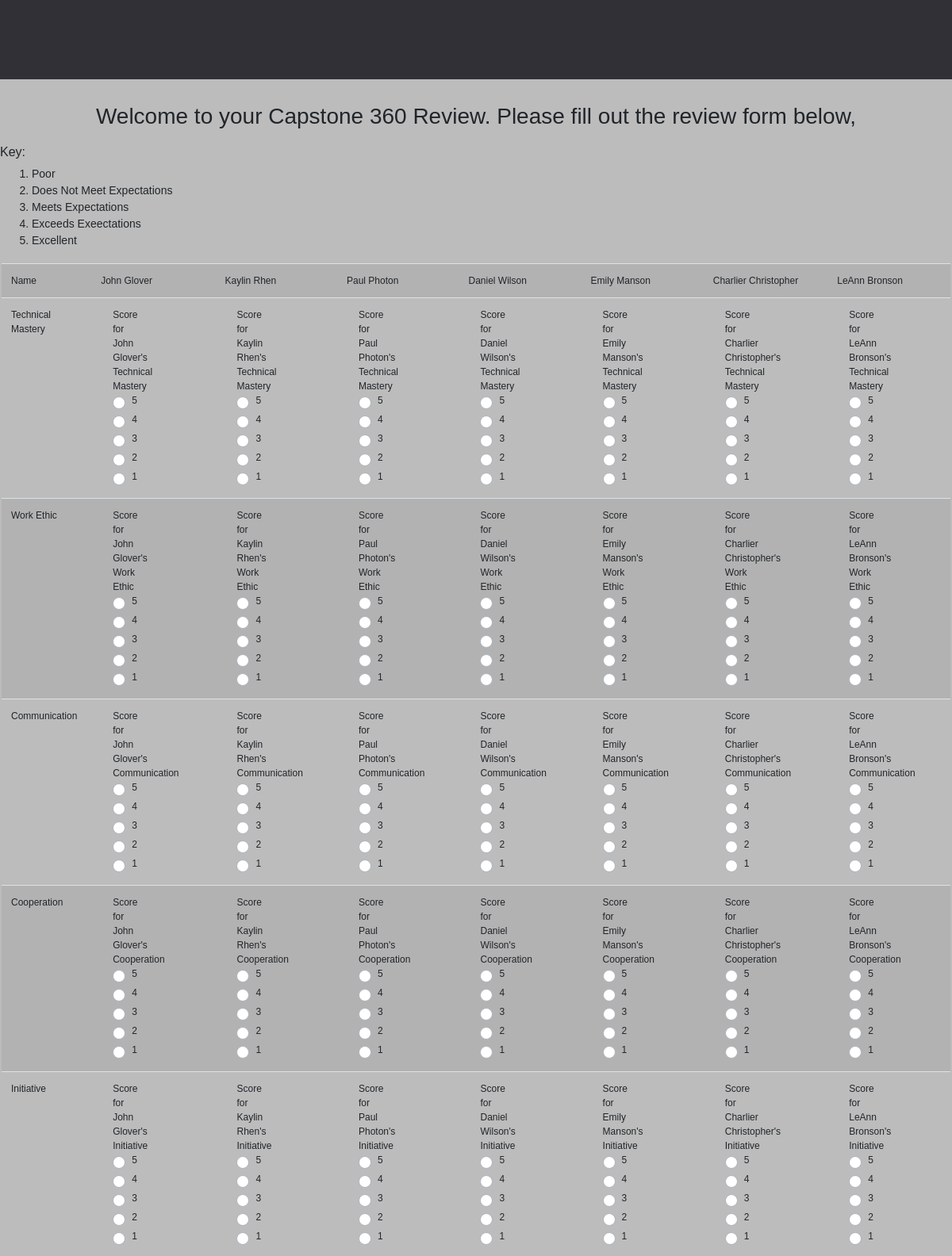
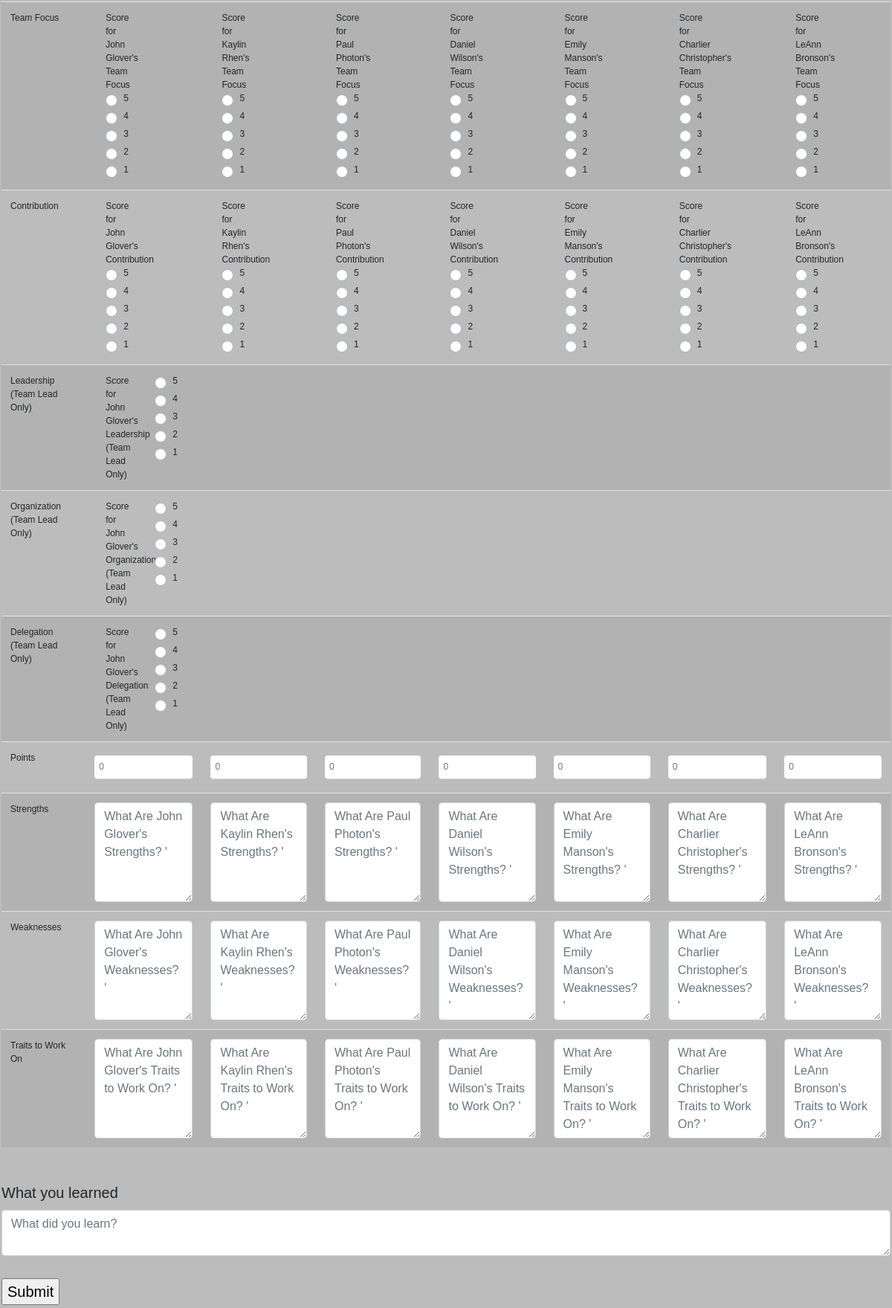
The page /review/ on the database as committed earlier (2 pictures, top to bottom).
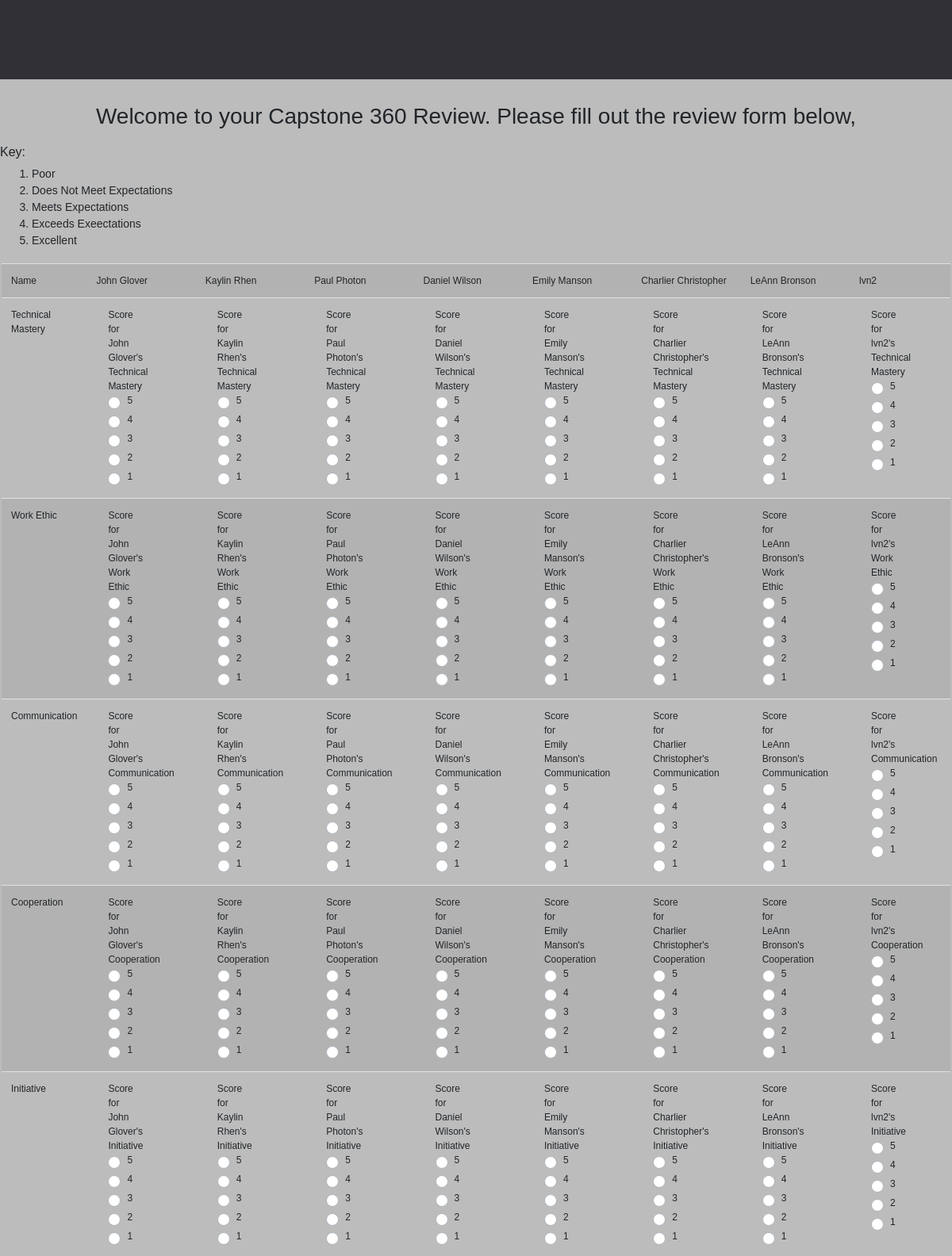
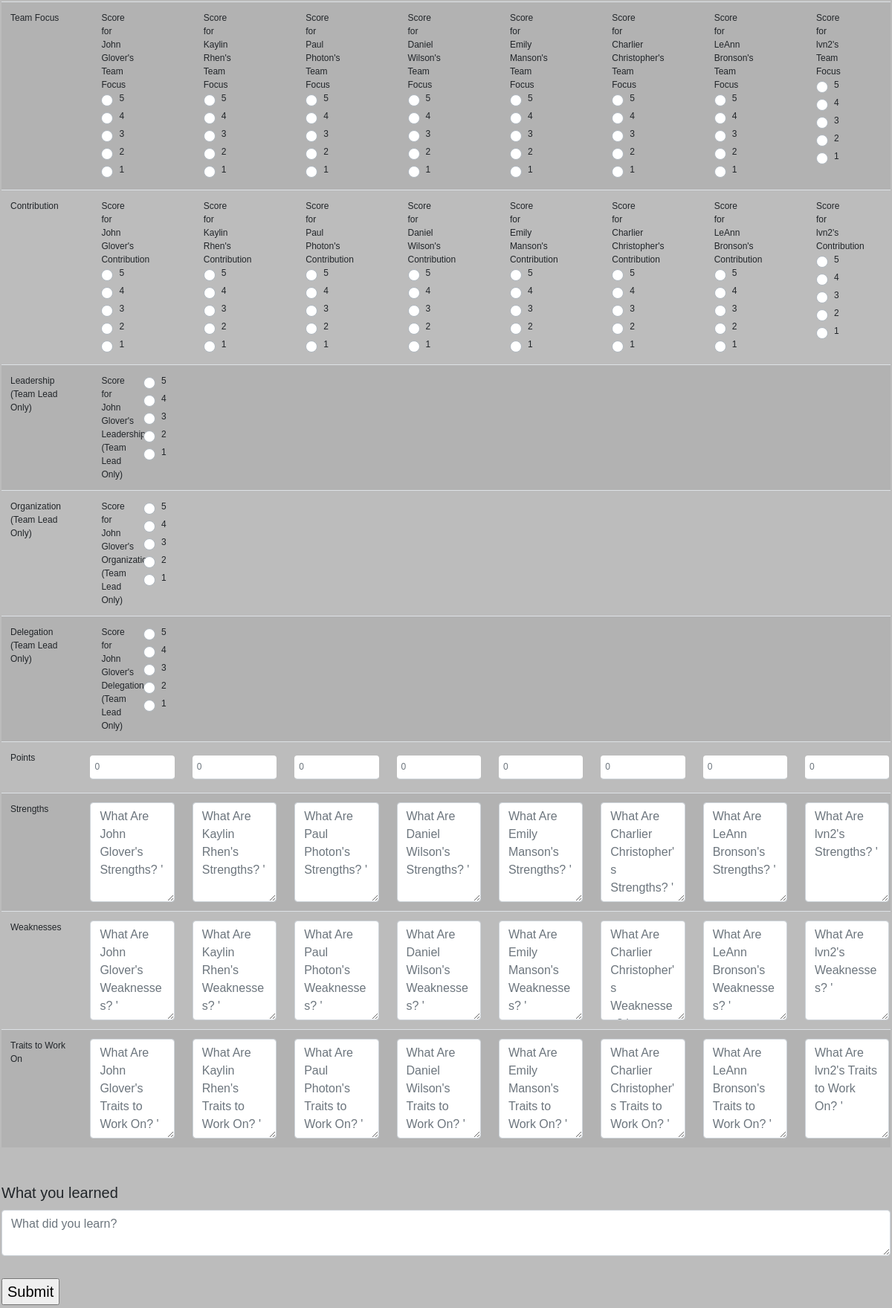
The same page on the database as committed later (2 pictures, top to bottom).
### gbmodel/model_sqlalchemy.py (models this page shows, shortened)
class students(db.Model):
    __table__ = db.Model.metadata.tables['students']

### form.py (the view, shortened to what this page needs)
class review(MethodView):
    human_fields = ['Name',
                    'Technical Mastery',
                    'Work Ethic',
                    'Communication',
                    'Cooperation',
                    'Initiative',
                    'Team Focus',
                    'Contribution',
                    'Leadership (Team Lead Only)',
                    'Organization (Team Lead Only)',
                    'Delegation (Team Lead Only)',
                    'Points',
                    'Strengths',
                    'Weaknesses',
                    'Traits to Work On']
    code_fields = ['name',
                   'tech_mast',
                   'work_ethic',
                   'comm',
                   'coop',
                   'init',
                   'team_focus',
                   'contr',
                   'lead',
                   'org',
                   'dlg',
                   'points',
                   'str',
                   'wkn',
                   'traits']
    def get_id(self):
        sdt_id = "0"
        return sdt_id
    def get_tid(self):
        tid = 0
        try:
            students = gbmodel.students()
            sdt = students.query.filter_by(id=self.get_id()).first()
        except SQLAlchemyError:
            self.display_error('student look up error - tid')
        tid = sdt.tid
        if tid is None:
            self.display_error('No user tid found in database')
        return tid
    def get_state(self):
        try:
            students = gbmodel.students()
            sdt = students.query.filter_by(id=self.get_id()).first()
        except SQLAlchemyError:
            print('Student Look Up Error - Get State')
            return 'Error'
        if sdt is None:
            print('Student Was None in Get State')
            return 'Error'
        return sdt.active
    def confirm_user(self):
        state = self.get_state()
        if state == 'Error':
            return False
        try:
            students = gbmodel.students()
            sdt = students.query.filter_by(id=self.get_id()).first()
        except SQLAlchemyError:
            self.display_error('student look up error when confirming user')
        if sdt is None:
            return False
        done = 0
        if state == 'midterm':
            done = sdt.midterm_done
        elif state == 'final':
            done = sdt.final_done
        else:
            return False
        if done == 1:
            return False
        return True
    def get(self):
        test_user = self.confirm_user()
        if test_user is False:
            return render_template('review.html',
                                   mems=None,
                                   state=None,
                                   input_error=None,
                                   fatal_error='You have no open reviews.')
        tid = self.get_tid()
        try:
            mems = gbmodel.db_session.query(gbmodel.students).filter_by(tid=tid).distinct()
        except SQLAlchemyError:
            return render_template('review.html',
                                   mems=None,
                                   state=None,
                                   input_error=None,
                                   fatal_error='There was an error while retrieving user team members.')
        state = self.get_state()
        if state == 'Error':
            return render_template('review.html',
                                   mems=None,
                                   state=None,
                                   input_error=None,
                                   fatal_error='There was an error while retrieving user information.')
        return render_template('review.html',
                               mems=mems,
                               state=state,
                               human_fields=self.human_fields,
                               code_fields=self.code_fields,
                               input_error=None,
                               fatal_error=None)

### templates/review.html (shortened to what this page needs)
{% extends "layout.html" %}
{% block content %}
<br>
<br>
<br>
<br>
{% if fatal_error %}
{{ fatal_error }}
{% else %}
<h3>Welcome to your Capstone 360 Review. Please fill out the review form below, {{name}}</h3>
<h4 style="font-size:16px">Key:</h4>
<ol style="font-size: 14px">
    <li>Poor</li>
    <li>Does Not Meet Expectations</li>
    <li>Meets Expectations</li>
    <li>Exceeds Exeectations</li>
    <li>Excellent</li>
</ol>
<section class="content">
    <form method="post">
        <div class="table-responsive" style="width: 100%; overflow-x:auto; overflow-y:auto">
            <table class="table table-striped" style="font-size: 12px">
                {% for i in range(15)%}
                <tr>
                    <td>{{human_fields[i]}}</td>
                    {% for mem in mems %}
                    {% if i == 0 %}
                    <td>{{mem['name']}}</td>
                    {% elif i < 8 %}
                    <td>
                        <div class="container">
                            <div class="row">
                                <div class="col-4">
                                    Score for {{mem['name']}}'s {{human_fields[i]}}
                                </div>
                                <div class="col-2">
                                </div>
                                <div class="col-6">
                                    {% for j in range(5) %}
                                    <div class="custom-control custom-radio">
                                        <label class="custom-control-label"
                                            for="{{code_fields[i]}}{{5 - j}}_{{mem['id']}}">{{5-j}}</label>
                                    </div>
                                    {% endfor %}
                                </div>
                            </div>
                        </div>
                    </td>
                    {% elif i < 11 %}
                    <td>
                        <div class="container">
                            <div class="row">
                                <div class="col-6">
                                    {% if mem['is_lead'] == 1 %}
                                    Score for {{mem['name']}}'s {{human_fields[i]}}
                                    {% endif %}
                                </div>
                                <div class="col-6">
                                    {% for j in range(5) %}
                                    {% if mem['is_lead'] == 1 %}
                                    <div class="custom-control custom-radio">
                                        <label class="custom-control-label"
                                            for="{{code_fields[i]}}{{5 - j}}_{{mem['id']}}">{{5-j}}</label>
                                    </div>
                                    {% endif %}
                                    {% endfor %}
                                </div>
                            </div>
                        </div>
                    </td>
                    {% elif i < 12 %}
                    <td>
                        <input type="text" placeholder="0" class="form-control" name="{{code_fields[i]}}_{{mem['id']}}"
                            id="{{code_fields[i]}}_{{mem['id']}}" required>
                    </td>
                    {% else %}
                    <td>
                        <textarea placeholder="What Are {{mem['name']}}'s {{human_fields[i]}}? '" class="form-control"
                            name="{{code_fields[i]}}_{{mem['id']}}" id="{{code_fields[i]}}_{{mem['id']}}" rows="5"
                            required></textarea>
                    </td>
                    {% endif %}
                    {% endfor %}
                </tr>
                {% endfor %}
            </table>
        </div>
        <br>
        <label for="learned">What you learned</label>
        <textarea placeholder="What did you learn?" class="form-control" name="learned" id="learned" required></textarea>
        <br>
        <input type="submit" value="Submit">
    </form>
</section>
{% endif %}
{% endblock %}

### templates/layout.html (shortened to what this page needs)
<!doctype html>
<html>
<link rel="stylesheet" href="https://stackpath.bootstrapcdn.com/bootstrap/4.3.1/css/bootstrap.min.css"
>
<link rel=stylesheet type=text/css href="{{ url_for('static', filename='CSS/style.css') }}">
<div class=page>
    <div class="row header">
    </div>
    <div class="layout-container">
        {% block content %}{% endblock %}
    </div>
</div>
</html>

### static/CSS/style.css (style rules this page uses)
h3 { text-align: center; width: 100%; padding: 10px 50px; }
.row.header { margin-left: 0; z-index: 9999; }
form { margin:.1em auto; padding:.1em; width: 100%; border: 1px }
input[type=text] { margin: .5em 0; padding: .5em; font-size: 12px; color: #777; width: 100%; border-top:0; border-right:0; border-left: 0; }
.header { height: 100px; position:fixed; top:0; width:100vw; background-color:#313036; display: flex; align-items: center; }
@media (min-width: 576px) { .container { max-width: 100%; } }

Rows that differ between the two databases and show on the page:
now on this page (row edited): students: name "lvn2", human_fields "Technical Mastery", value "5" "4" "3" "2" "1" "5" "4" "3" "2" "1" "5" "4" "3" "2" "1" "5" "4" "3" "2" "1" "5" "4" "3" "2" "1" "5" "4" "3" "2" "1" "5" "4" "3" "2" "1", human_fields "Work Ethic", human_fields "Communication", human_fields "Cooperation", human_fields "Initiative", human_fields "Team Focus", human_fields "Contribution", name "What Are lvn2's Strengths? '", name "What Are lvn2's Weaknesses? '", name "What Are lvn2's Traits to Work On? '"
